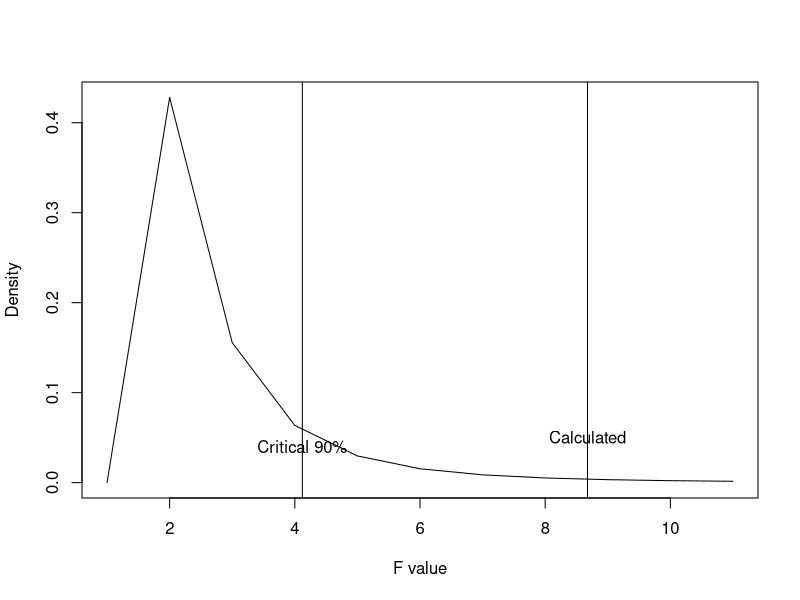

Write R code to recreate this figure.
#################################
#                               #
#            F Test             #
#                             ` #
#################################

# Use this method to analyze variance from two different samples

# Example: We took 8 samples from machine A and the standard deviation was 1.1
#          From machine B we randomly picked 5 samples and the variance was 11.
#          Is there any difference in the variance for machine A and B
#          Check with 90% confidence

# H0: Variance machine a = variance machine b
# H1: Variance machine a != variance machine b

machine_a <- c(150, 150, 151, 149, 151, 151, 148, 151)
sd(machine_a)
var(machine_a)


machine_b <- c(152, 146, 152, 150, 155)
sd(machine_b)
var(machine_b)

###########################################
#  Solution 1: Using built in library     #
###########################################
var.test(x = machine_b, y = machine_a, ratio = 1, conf.level = 0.9) # Ratio = 1, means if var same then represent with 1

# Conclusion: From code above, we find that p value is 0.015, which is less than 10%
#             so we reject H0, means that variance not same


###########################################
#  Solution 2: Using manual calculation   #
###########################################
var_machine_b <- var(machine_b)
var_machine_a <- var(machine_a)

# Since variance of b > a, put b as denominatior
f_value <- var_machine_b/var_machine_a

# p = 0.05 because 90% confidence and both tail
# df: degree of freedom (n - 1)
f_critical <- qf(p = 0.05, df1 = 4, df2 = 7, lower.tail = F)

# Plot
x <- seq(0, 10)
vartical_value = df(x, df1 = 4, df2 = 7)
plot(vartical_value, type = 'l', xlab = 'F value', ylab = 'Density')

abline(v = f_value)
text(f_value, 0.05, "Calculated")

abline(v = f_critical)
text(f_critical, 0.04, "Critical 90%")

# Conclusion: From code above, we find that f calculated far outside of f critical
#             So we reject H0